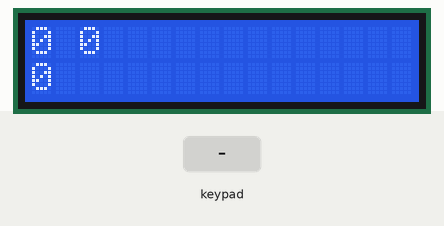
Recording of a sketch running on a simulated Arduino Uno, built with avr-gcc and run on an emulated ATmega328P. Parts: 16×2 character LCD. Inputs (shaded band) come from the test bench.

Above: at 6.2 s.
6.3 s: keypad keys 0 1 2 3 A pressed 0.4 s apart
At 8.4 s:
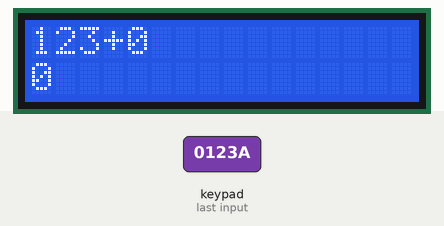
9.8 s: key 'D' pressed
At 11.0 s:
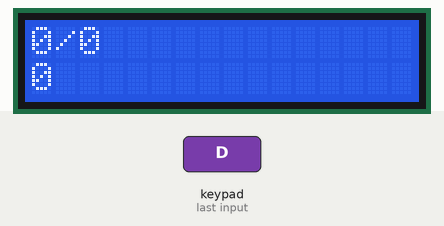
11.4 s: key 'C' pressed
At 12.2 s:
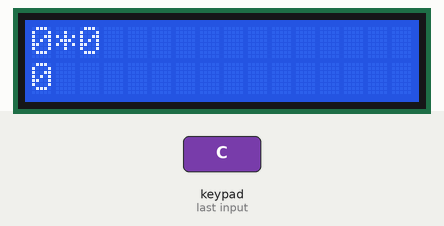
13.0 s: keypad keys 0 1 2 3 # pressed 0.4 s apart
At 16.0 s:
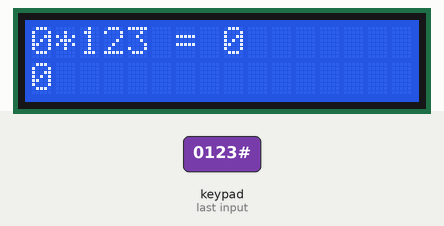
16.5 s: key 'B' pressed
At 17.4 s:
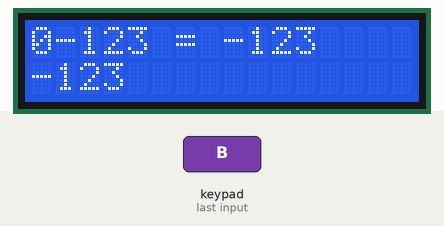
18.1 s: keypad keys 0 1 2 3 D pressed 0.4 s apart
At 20.9 s:
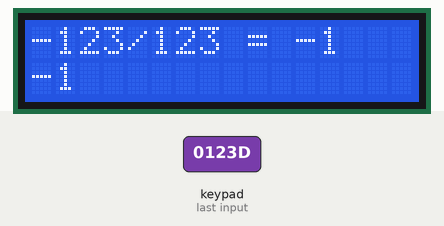
Timing chart, 0 to 22.4 s (numbered marks = the images above; inputs shaded):
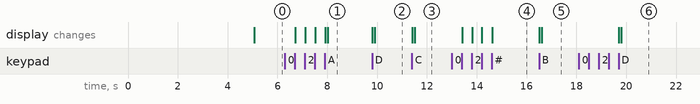

The sketch:

ArduinoCalculator.ino
```cpp
//Written by Manasseh Gikonyo
//Email: manasseh65mwas25@gmail.com

#include <LiquidCrystal.h>
#include <Keypad.h>

const byte ROWS = 4; //four rows
const byte COLS = 4; //four columns
//Defining the keyMap
char keys[ROWS][COLS] = {
  {'7','8','9','D'},

  {'4','5','6','C'},

  {'1','2','3','B'},

  {'*','0','#','A'},

};
byte rowPins[ROWS] = {0, 1, 2, 3};//Connect keyPad ROW 0, ROW 1, ROW 2 and ROW 3 to those arduino pins
byte colPins[COLS] = {4, 5, 6, 7};//Connect keyPad COL 0, COL 1, COL 2 and COL 3 to those arduino pins

Keypad kpd = Keypad( makeKeymap(keys), rowPins, colPins, ROWS, COLS ); //Create the keypad
const int rs = 8, en = 9, d4 = 10, d5 = 11, d6 = 12, d7 = 13; //Pins to which LCD is connected
LiquidCrystal lcd(rs, en, d4, d5, d6, d7);

long num1, num2, number;
char key, action;
boolean result = false;
void setup() {
  lcd.begin(16, 2);
  lcd.print("Calculator");
  lcd.setCursor(0, 1);
  lcd.print("By Manasseh");

  delay(5000);
  lcd.clear();
}
void loop() {
  // put your main code here, to run repeatedly:
  key = kpd.getKey();//Storing the pressed key value in a char

  if(key != NO_KEY){
    detectPressedButton();
  }
  if(result == true)
  calculateResult();

  displayResult();

}
void detectPressedButton(){
  lcd.clear();
  if(key == '*'){
    Serial.println("Button Cancel");
    number = num1 = num2 = 0;
    result = false;

  }
  if(key == '1' ){//Button 1 pressed
    Serial.println("Button 1");
    if(number == 0)
    number = 1;
    else
    number = (number*10) + 1;//Pressed twice
  }
  if(key == '4' ){//Button 4 pressed
    Serial.println("Button 4");
    if(number == 0)
    number = 4;
    else
    number = (number*10) + 4;//Pressed twice
  }
  if(key == '7' ){//Button 7 pressed
    Serial.println("Button 7");
    if(number == 0)
    number = 7;
    else
    number = (number*10) + 7;//Pressed twice
  }
  if(key == '0' ){//Button 0 pressed
    Serial.println("Button 0");
    if(number == 0)
    number = 0;
    else
    number = (number*10) + 0;//Pressed twice
  }
  if(key == '2' ){//Button 2 pressed
    Serial.println("Button 2");
    if(number == 0)
    number = 2;
    else
    number = (number*10) + 2;//Pressed twice
  }
  if(key == '5' ){//Button 5 pressed
    Serial.println("Button 5");
    if(number == 0)
    number = 5;
    else
    number = (number*10) + 5;//Pressed twice
  }
  if(key == '8' ){//Button 8 pressed
    Serial.println("Button 8");
    if(number == 0)
    number = 8;
    else
    number = (number*10) + 8;//Pressed twice
  }
  if(key == '#'){
    Serial.println("Button Equal");
    num2 = number;
    result = true;
  }
  if(key == '3' ){//Button 3 pressed
    Serial.println("Button 3");
    if(number == 0)
    number = 3;
    else
    number = (number*10) + 3;//Pressed twice
  }
  if(key == '6' ){//Button 6 pressed
    Serial.println("Button 6");
    if(number == 0)
    number = 6;
    else
    number = (number*10) + 6;//Pressed twice
  }
  if(key == '9' ){//Button 9 pressed
    Serial.println("Button 9");
    if(number == 0)
    number = 9;
    else
    number = (number*10) + 9;//Pressed twice
  }
  if(key == 'A' || key == 'B' || key == 'C' || key == 'D'){//Detecting column 4 buttons
    num1 = number;
    number = 0;
    if(key == 'A')
    {
      Serial.println("Addition");
      action = '+';
    }
    if(key == 'B')
    {
      Serial.println("Subtraction");
      action = '-';
    }
    if(key == 'C')
    {
      Serial.println("Multiplication");
      action = '*';
    }
    if(key == 'D')
    {
      Serial.println("Division");
      action = '/';
    }
    delay(100);
  }
}
void calculateResult(){
  if(action == '+'){
    number = num1 + num2;
  }
  if(action == '-'){
    number = num1 - num2;
  }
  if(action == '*'){
    number = num1 * num2;
  }
  if(action == '/'){
    number = num1 / num2;
  }
}
void displayResult(){
  lcd.setCursor(0, 0);
  lcd.print(num1);
  lcd.print(action);
  lcd.print(num2);

  if(result == true){
    lcd.print(" = ");
    lcd.print(number);
  }
  lcd.setCursor(0, 1);
  lcd.print(number);//Display the result
}
```

Measured:
- after the input at 6.3 s, the display: first changes after 0.41 s (image 1 shows a later state)
- after the input at 9.8 s, the display: first changes at once (image 2 shows a later state)
- after the input at 11.4 s, the display: first changes at once (image 3 shows a later state)
- after the input at 13.0 s, the display: first changes after 0.41 s (image 4 shows a later state)
- after the input at 16.5 s, the display: first changes at once (image 5 shows a later state)
- after the input at 18.1 s, the display: first changes after 1.6 s (image 6 shows a later state)
